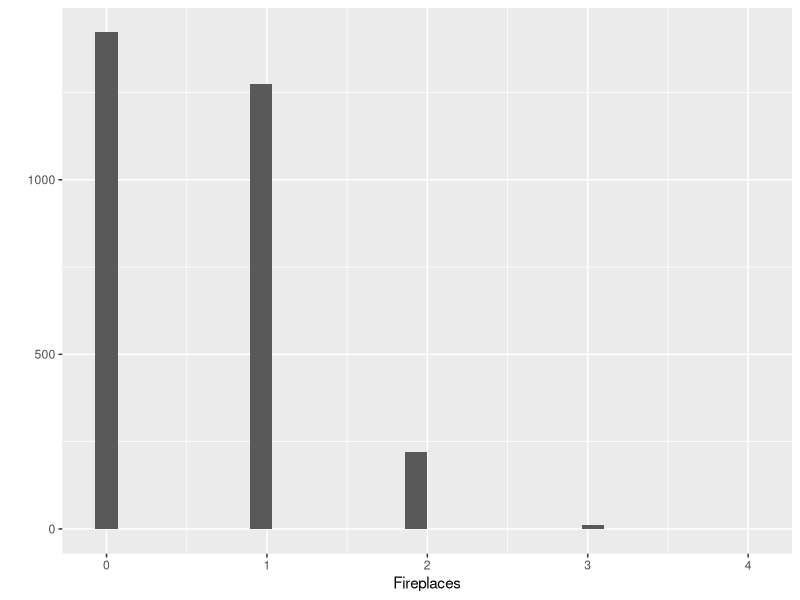
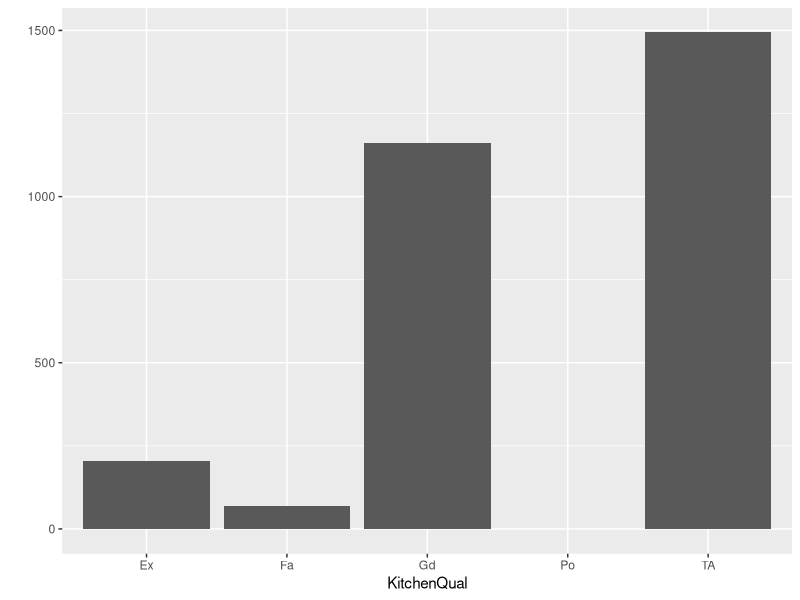
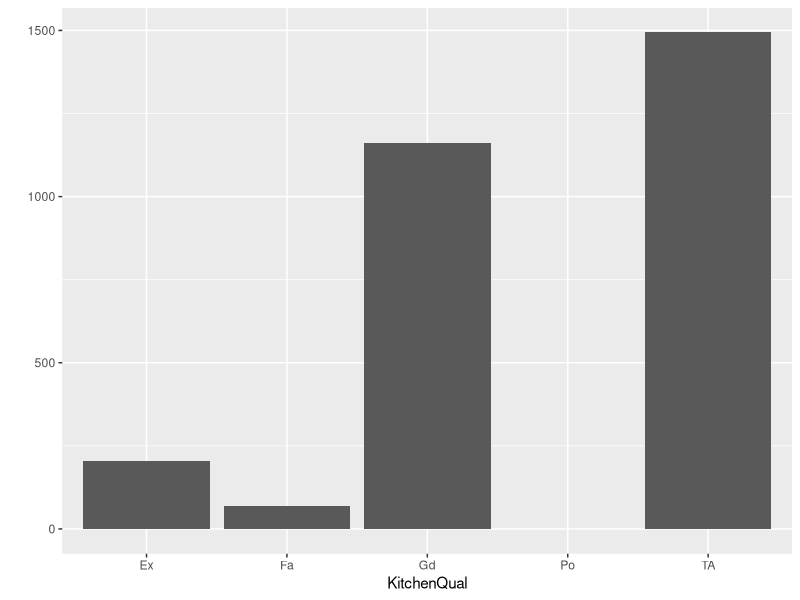
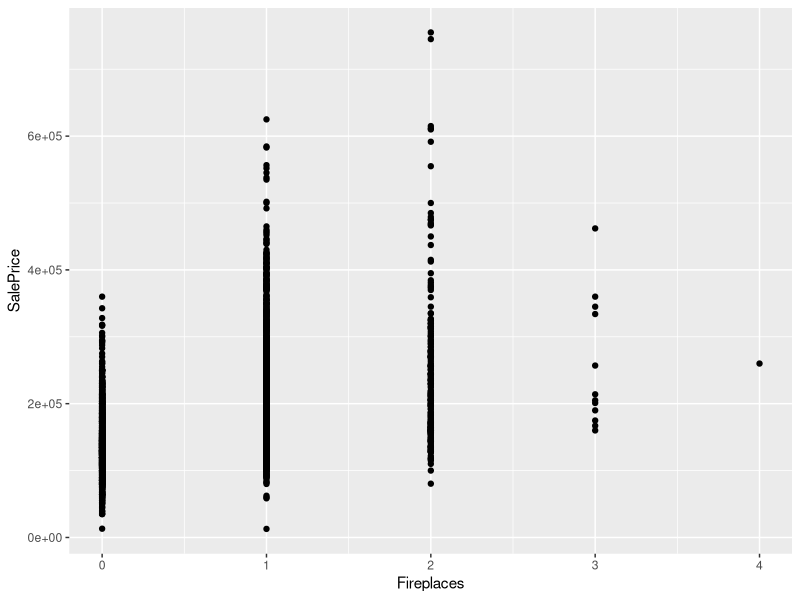
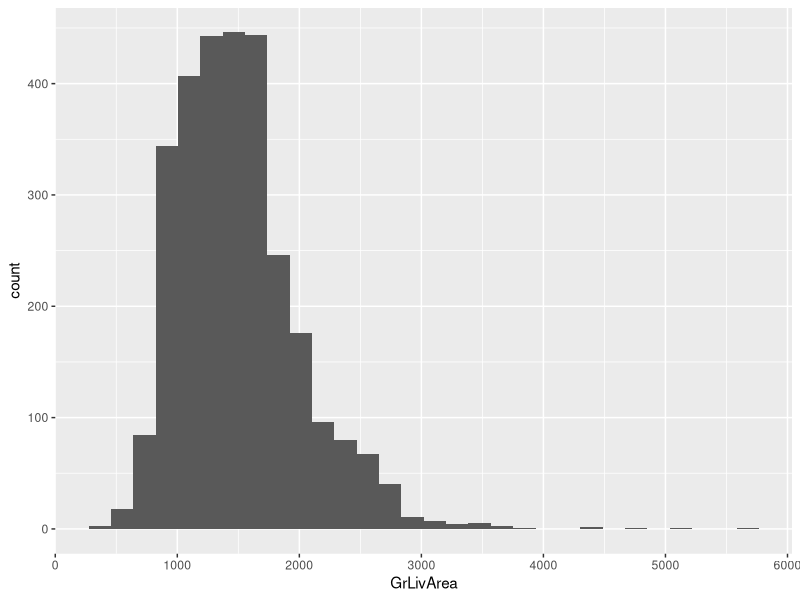
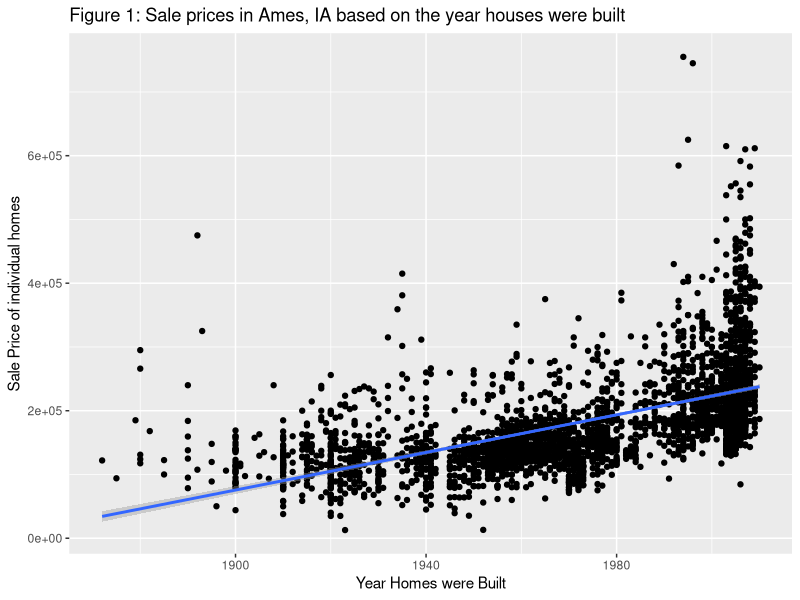
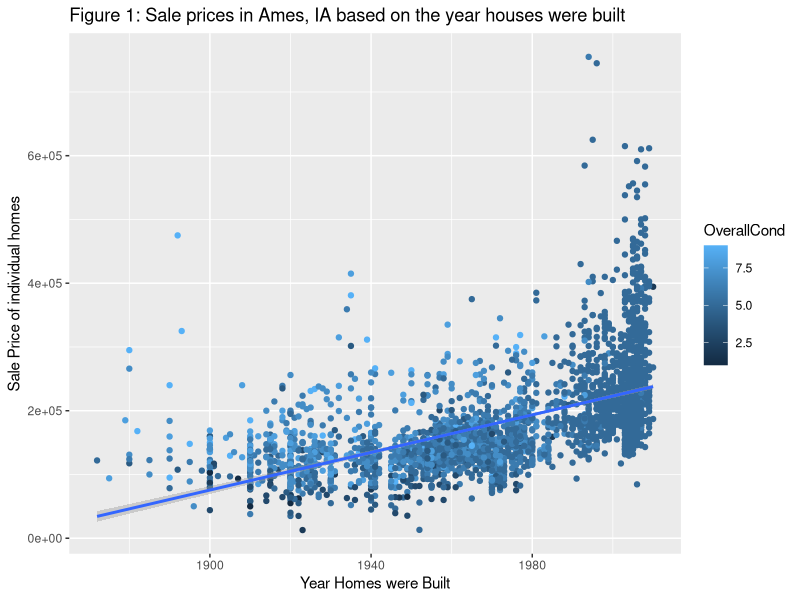

Write the R code that produced these figures, in order.
## ---- chunk 1
knitr::opts_chunk$set(echo = TRUE)
## ---- chunk 2
# clear R's environment
rm(list = ls())
# import the libraries needed
library(dplyr)
library(readr)
library(here)

# import the data
popmusic <- read_csv(here("Data", "popmusic.csv"))
## ---- chunk 3
popmusic <-
     popmusic %>%
     mutate(unique_words = ttr*words)

popmusic
## ---- chunk 4
popmusic %>%
  select(artist, year, sentiment) %>%
     slice_max(sentiment, n = 10)
## ---- chunk 5
popmusic %>%
  filter(year == "2012" & (artist == "Bieber"| artist == 
                             "Swift")) %>%
  group_by(artist)%>%
  summarise(n_songs = n())
  
## ---- chunk 6
popmusic %>%
  filter(artist == "Adele") %>%
  
  summarise(n_songs = n(),
            median_TTR = round(median(ttr), 2),
            neg_sentiment_prop = round((sentiment<0)/(sentiment),2),
            max_sentiment = max(sentiment)
            )
## ---- chunk 7
popmusic %>%
  group_by(artist)%>%
  summarise(n_songs = n(),
            n_albums = n_distinct(year),
            avg_sentiment = mean(sentiment),
            avg_unique = mean(unique_words),
            avg_positive = mean(sentiment > 0)
            ) %>%
  arrange(desc(avg_positive))
## ---- chunk 8
library(ggplot2)

AmesHousing <- read_csv(here("Data", "AmesHousing.csv"))
## ---- chunk 9
AmesHousing %>% 
     filter(Fireplaces == 4) %>%
     summarise(four_fireplaces = n())

# Create histogram for number of fireplaces
qplot(data=AmesHousing,x=Fireplaces)

## ---- chunk 10
# Create barchart for number of sales for each level of kitchen quality
qplot(data=AmesHousing,x=KitchenQual, geom = "bar")
## ---- chunk 11
# Create barchart for number of sales for each level of kitchen quality
qplot(data=AmesHousing,x=KitchenQual)
## ---- chunk 12
# create a scatterplot comparing fireplaces to sale price

ggplot(data = AmesHousing)+
  geom_point(mapping = aes(Fireplaces, SalePrice))
## ---- chunk 13
ggplot(data = AmesHousing)+
  geom_histogram(mapping = aes(GrLivArea))
## ---- chunk 14
# create scatterplot comparing year built to sale price
ggplot(data = AmesHousing) +
  geom_point(mapping = aes(x=YearBuilt, y = SalePrice))+
  geom_smooth(mapping = aes(x=YearBuilt, y=SalePrice), method = lm)+
  labs(title= "Figure 1: Sale prices in Ames, IA based on the year houses were built", x= "Year Homes were Built", y="Sale Price of individual homes")
  
## ---- chunk 15
# create scatterplot comparing year built to sale price
ggplot(data = AmesHousing) +
  geom_point(mapping = aes(x=YearBuilt, y = SalePrice, color = OverallCond))+
  geom_smooth(mapping = aes(x=YearBuilt, y=SalePrice, color = OverallCond), method = lm)+
  labs(title= "Figure 1: Sale prices in Ames, IA based on the year houses were built", x= "Year Homes were Built", y="Sale Price of individual homes")
  
